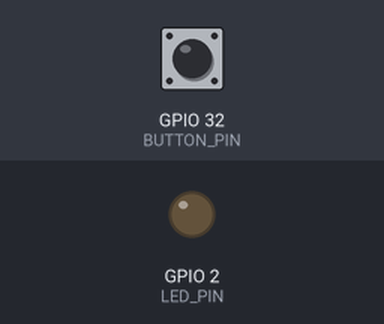
A program run on a simulated ESP32. Shown: output pins drawn as LEDs (lit = HIGH). Inputs (shaded band) come from the test bench; at power-on: GPIO 32 (BUTTON_PIN) HIGH.

Above: at 1.2 s.
1.3 s: GPIO 32 (BUTTON_PIN) pulled LOW for 0.15 s
At 1.9 s:
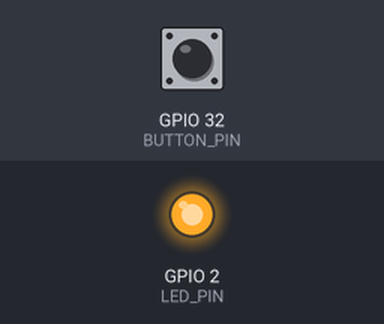
2.9 s: GPIO 32 (BUTTON_PIN) pulled LOW for 1 s
At 4.3 s:
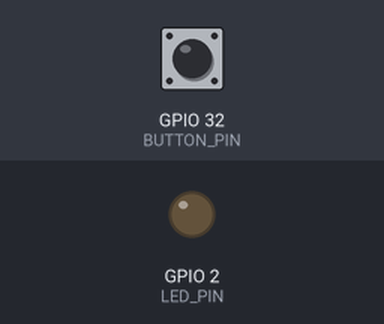
5.4 s: GPIO 32 (BUTTON_PIN) pulled LOW for 3.2 s
At 6.2 s:
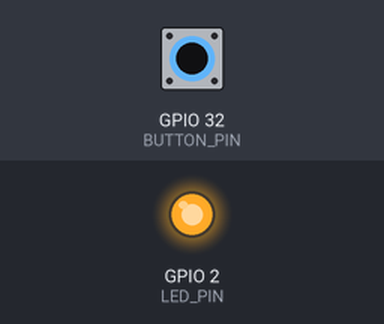
Timing chart, 0 to 8.4 s (numbered marks = the images above; inputs shaded):
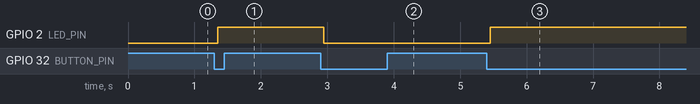

The program:

main.cpp
```cpp
#include <Arduino.h>
#define LED_PIN       2        //on-board led pin (usually GPIO 2 on esp32)
#define BUTTON_PIN    32       //push button connected from GPIO32 to GND
#define DEBOUNCE_MS   50       //debounce delay time in milliseconds
#define DEBOUNCE_US   (DEBOUNCE_MS * 1000UL)   //convert debounce time into microseconds for timer use

hw_timer_t* debounceTimer = nullptr;//create a hardware timer pointer for debounce handling

volatile bool debounceActive = false;  //this flag is used to ignore extra button presses while debounce is active

//this function runs once after debounce delay to verify button press
void IRAM_ATTR onDebounceTimer() {

  if (digitalRead(BUTTON_PIN) == LOW) {   //if button is still pressed after debounce delay, treat it as valid press
    digitalWrite(LED_PIN, !digitalRead(LED_PIN));      //toggle led state (on if off, off if on)
  }
  debounceActive = false;    //reset debounce flag so next press can be detected
}

//--- button interrupt service routine ---
void IRAM_ATTR onButtonISR() {   //this runs instantly when button is pressed (falling edge)
  //only start debounce timer if not already active
  if (!debounceActive) {
    debounceActive = true;
    //set timer to call onDebounceTimer() after debounce delay
    //false means timer runs one time only (not repeating)
    timerAlarmWrite(debounceTimer, DEBOUNCE_US, false);
    timerAlarmEnable(debounceTimer);
  }
}
void setup() {

  pinMode(LED_PIN, OUTPUT);
  digitalWrite(LED_PIN, LOW);   //starts with led off

  //configure button as input with internal pull-up
  //it stays high normally and goes low when pressed
  pinMode(BUTTON_PIN, INPUT_PULLUP);

  attachInterrupt(BUTTON_PIN, onButtonISR, FALLING);     //attach interrupt on button press (falling edge detection)

  //create hardware timer for debounce process
  //prescaler 80 means 1 tick = 1 microsecond
  debounceTimer = timerBegin(1, 80, true);     //timer number (0–3), prescaler (80), count-up mode (true)

  //attach debounce timer interrupt function
  //true means trigger on rising edge
  timerAttachInterrupt(debounceTimer, &onDebounceTimer, true);

  //no timer alarm active initially; it will start when button is pressed
}

void loop() {
  //nothing here because all work is handled by interrupts
  //led toggles automatically when button is pressed and debounced
}
```

Measured:
- after the input at 1.3 s, GPIO 2 (LED_PIN): LOW → HIGH after 0.05 s
- after the input at 2.9 s, GPIO 2 (LED_PIN): HIGH → LOW after 0.05 s
- after the input at 5.4 s, GPIO 2 (LED_PIN): LOW → HIGH after 0.05 s
